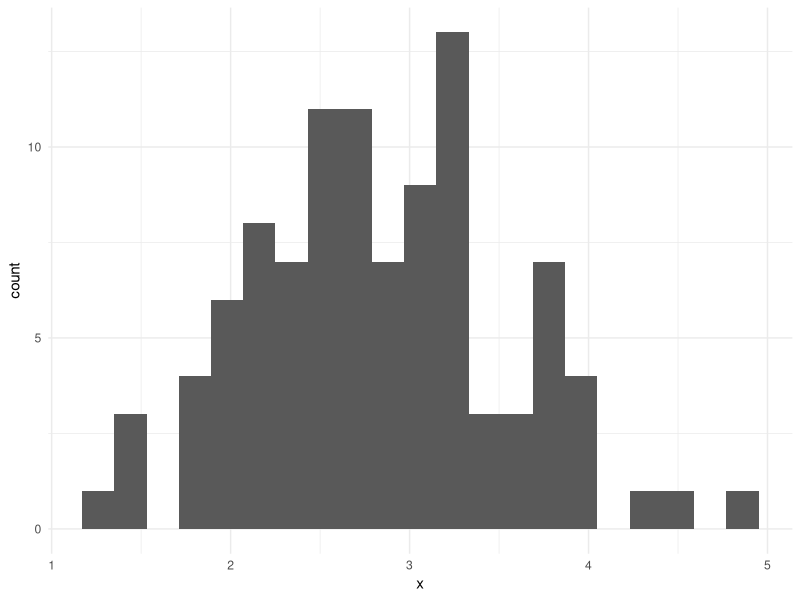
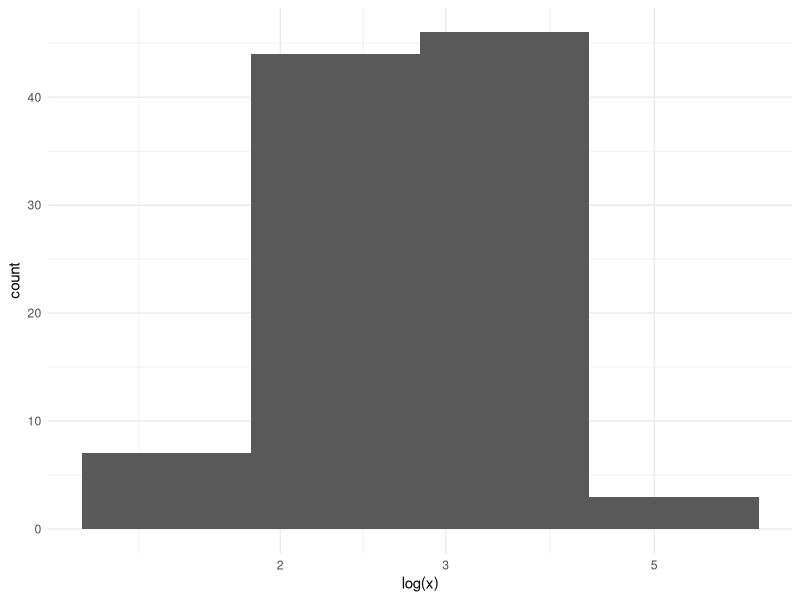

Write R code to recreate these figures, in order.
## ---- chunk 1
knitr::opts_chunk$set(echo = TRUE)
knitr::opts_knit$set(root.dir = getwd())
## ---- chunk 2
library(tidyverse)
theme_set(theme_minimal())
mu <- 1
sigma <- 0.25
n <- 1e2
seed <- 42
decimal_places <- 3
# Found through trial and error to make histograms look presentable
bin_width <- 0.18
## ---- chunk 3
set.seed(seed)
dat <- data.frame(x = rlnorm(n, mu, sigma))
## ---- chunk 4
p <- dat %>%
  ggplot(aes(x)) +
  geom_histogram(binwidth = bin_width)

p
## ---- chunk 5
p + scale_x_log10(name = "log(x)")
